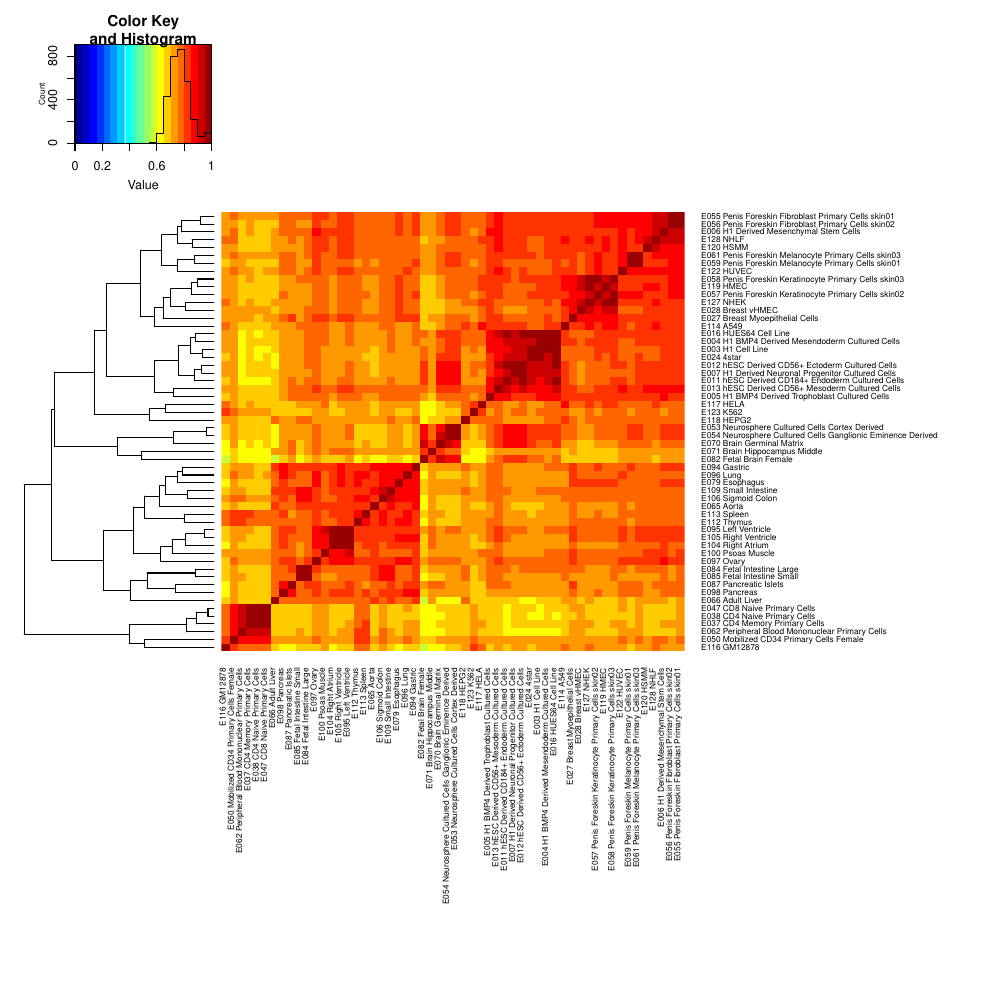

This figure's R source:
library(gplots)

x=read.delim(gzfile("57epigenomes.RPKM.pc.gz"), row.names=1)
x$E000=NULL
names=read.delim("EG.name.txt",F)
colnames(x)=paste(colnames(x), gsub("_", " ", as.character(unlist(sapply(colnames(x), function(x) names[names$V1==x, "V2"])))))

y=as.matrix(cor(x, method='spearman'))
colnames(y)=colnames(x)

pdf("FigS1.pdf", height=10, width=10)
par(oma=c(16,1,1,14))
heatmap.2(y, trace="none", breaks=seq(0,1,0.05), #,density.info="none"
symkey=FALSE, cexRow=0.6, cexCol=0.6, dendrogram="row", key=TRUE, col=matlab::jet.colors(20), denscol="black")
dev.off()
